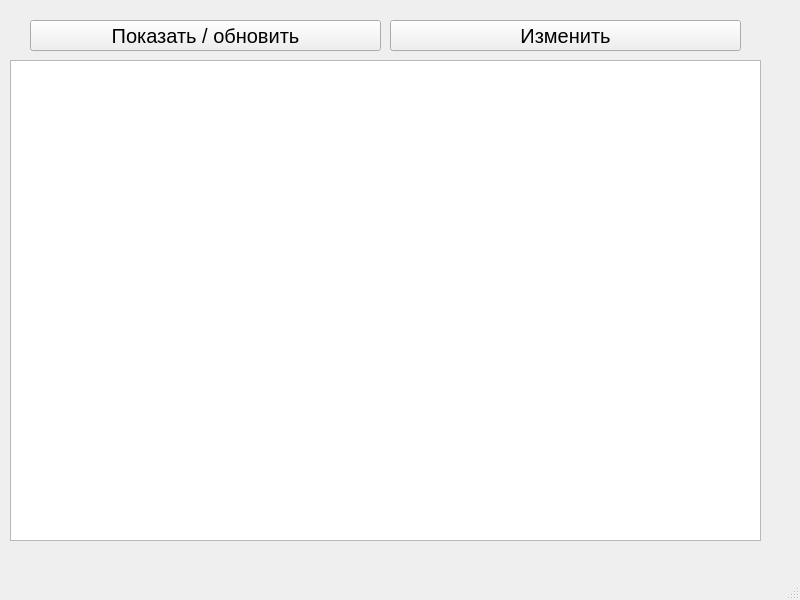
<?xml version="1.0" encoding="UTF-8"?>
<ui version="4.0">
 <class>MainWindow</class>
 <widget class="QMainWindow" name="MainWindow">
  <property name="geometry">
   <rect>
    <x>0</x>
    <y>0</y>
    <width>800</width>
    <height>600</height>
   </rect>
  </property>
  <property name="windowTitle">
   <string>MainWindow</string>
  </property>
  <widget class="QWidget" name="centralwidget">
   <widget class="QTableWidget" name="tab">
    <property name="geometry">
     <rect>
      <x>10</x>
      <y>60</y>
      <width>751</width>
      <height>481</height>
     </rect>
    </property>
   </widget>
   <widget class="QPushButton" name="change">
    <property name="geometry">
     <rect>
      <x>390</x>
      <y>20</y>
      <width>351</width>
      <height>31</height>
     </rect>
    </property>
    <property name="font">
     <font>
      <pointsize>15</pointsize>
     </font>
    </property>
    <property name="text">
     <string>Изменить</string>
    </property>
   </widget>
   <widget class="QPushButton" name="showANDupdate">
    <property name="geometry">
     <rect>
      <x>30</x>
      <y>20</y>
      <width>351</width>
      <height>31</height>
     </rect>
    </property>
    <property name="font">
     <font>
      <pointsize>15</pointsize>
     </font>
    </property>
    <property name="text">
     <string>Показать / обновить</string>
    </property>
   </widget>
  </widget>
  <widget class="QMenuBar" name="menubar">
   <property name="geometry">
    <rect>
     <x>0</x>
     <y>0</y>
     <width>800</width>
     <height>21</height>
    </rect>
   </property>
  </widget>
  <widget class="QStatusBar" name="statusbar"/>
 </widget>
 <resources/>
 <connections/>
</ui>
